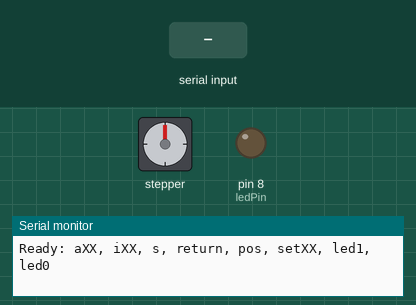
Bench run of a sketch on a simulated Arduino Uno, built with avr-gcc and run on an emulated ATmega328P. Shown: stepper motor, output pins drawn as LEDs (lit = HIGH), the last lines printed to the serial monitor. Wiring (inferred from the names in the program): stepper motor (200 steps per turn assumed): coils pin 10, pin 11, pin 12, pin 13. Inputs (shaded band) come from the test bench. Pins used as bus, display or sensor lines are not drawn.

Above: at 1.2 s.
1.3 s: "a90\n" received over Serial
At 1.75 s:
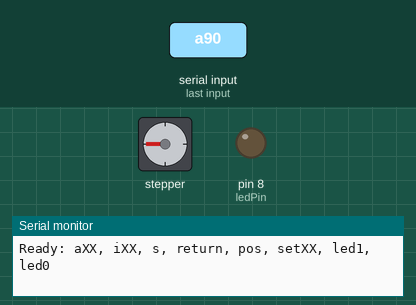
4.3 s: "led1\n" received over Serial
At 7.1 s:
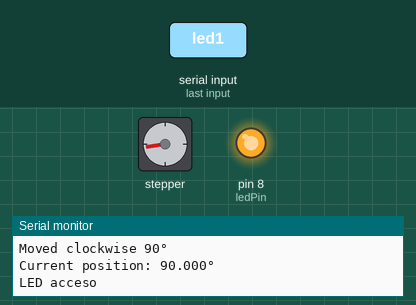
7.3 s: "return\n" received over Serial
At 7.75 s:
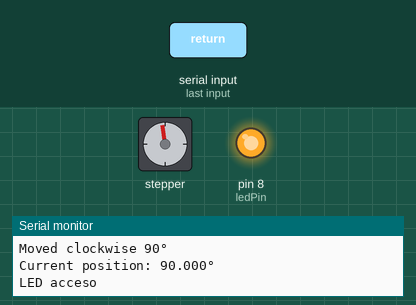
10.3 s: "i90\n" received over Serial
16.3 s: "led0\n" received over Serial
At 18.9 s:
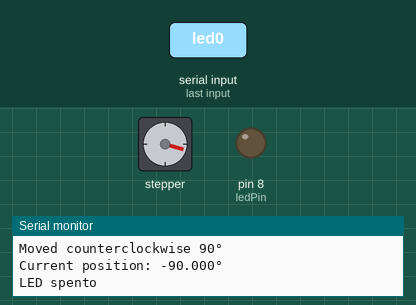
19.3 s: "return\n" received over Serial
At 20.36 s:
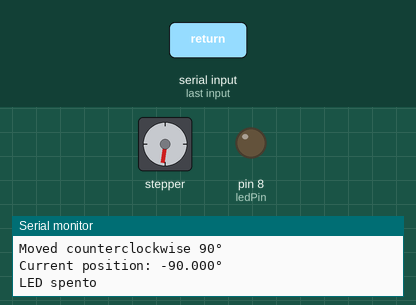
Timing chart, 0 to 23.3 s (numbered marks = the images above; inputs shaded):
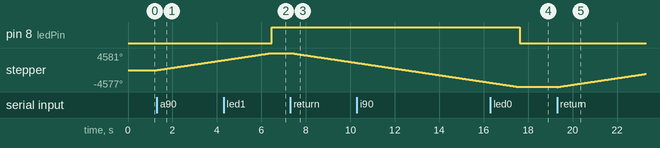

Measured:
- after the input at 1.3 s, stepper: keeps turning clockwise at about 890°/s, starting at once
- after the input at 4.3 s, pin 8 (ledPin): LOW → HIGH after 2.2 s
- after the input at 16.3 s, pin 8 (ledPin): HIGH → LOW after 1.3 s

The sketch:

rotatore_l298n.ino
```cpp
// Code maintained and documented by Lucrezia Borriello for FCC test beam (2025)

/*
STEPPER MOTOR + LED – AVAILABLE COMMANDS
Recommended operating voltage: 6.4 V
Max supply current: 3.20 A
---------------------------------
Stepper commands:
  aXX     → Rotate clockwise by XX degrees.
  iXX     → Rotate counterclockwise by XX degrees.
  s       → Reset position to 0°.
  return  → Move back to 0° reference.
  pos     → Print current position in degrees.
  setXX   → Force current position to XX degrees.

LED commands:
  led1    → Turn ON LED on pin D8
  led0    → Turn OFF LED on pin D8
---------------------------------
Full setup and usage guide:
https://docs.google.com/document/d/1yLf09a52iqJWmRaEvBR44DiIFsmvp0T2C7AQl0-1fHc/edit?usp=sharing
*/

int Pin0 = 10;
int Pin1 = 12;
int Pin2 = 11;
int Pin3 = 13;
const int ledPin = 8;  // LED pin

int _step = 0;
boolean dir = false; // true = orario, false = antiorario

// Specifiche del motore con riduzione
const float motorStepDeg = 1.8;
const float gearRatio = 50.9;
float degPerStep = motorStepDeg / gearRatio; // ≈ 0.035363° per step
float positionDeg = 0;               // posizione attuale in gradi
float residualSteps = 0;             // accumula frazioni di step

void setup() {
  Serial.begin(9600);

  pinMode(Pin0, OUTPUT);
  pinMode(Pin1, OUTPUT);
  pinMode(Pin2, OUTPUT);
  pinMode(Pin3, OUTPUT);
  pinMode(ledPin, OUTPUT);
  digitalWrite(ledPin, LOW); // LED spento all’inizio

  Serial.println("Ready: aXX, iXX, s, return, pos, setXX, led1, led0");
}

void moveSteps(long steps, boolean direction) {
  dir = direction;
  for (long i = 0; i < steps; i++) {
    switch(_step){
      case 0: digitalWrite(Pin0,HIGH); digitalWrite(Pin1,HIGH); digitalWrite(Pin2,LOW); digitalWrite(Pin3,LOW); break;
      case 1: digitalWrite(Pin0,LOW); digitalWrite(Pin1,HIGH); digitalWrite(Pin2,HIGH); digitalWrite(Pin3,LOW); break;
      case 2: digitalWrite(Pin0,LOW); digitalWrite(Pin1,LOW); digitalWrite(Pin2,HIGH); digitalWrite(Pin3,HIGH); break;
      case 3: digitalWrite(Pin0,HIGH); digitalWrite(Pin1,LOW); digitalWrite(Pin2,LOW); digitalWrite(Pin3,HIGH); break;
    }

    if(dir){ _step++; } else { _step--; }
    if(_step>3){ _step=0; }
    if(_step<0){ _step=3; }

    delay(2); // velocità del motore
  }

  // spegne il motore
  digitalWrite(Pin0, LOW);
  digitalWrite(Pin1, LOW);
  digitalWrite(Pin2, LOW);
  digitalWrite(Pin3, LOW);
}

void moveAngle(float angle) {
  float stepsFloat = angle / degPerStep + residualSteps;
  long steps = round(stepsFloat);
  residualSteps = stepsFloat - steps;

  moveSteps(abs(steps), steps > 0 ? true : false);
  positionDeg += angle;
}

void printPosition() {
  Serial.print("Current position: ");
  Serial.print(positionDeg, 3); // stampa con 3 decimali
  Serial.println("°");
}

void loop() {
  if (Serial.available() > 0) {
    String cmd = Serial.readStringUntil('\n');
    cmd.trim();
    if(cmd.length() == 0) return;

    if(cmd.startsWith("a")){
      int angle = cmd.substring(1).toInt();
      moveAngle(angle);
      Serial.print("Moved clockwise "); Serial.print(angle); Serial.println("°");
      printPosition();
    }
    else if(cmd.startsWith("i")){
      int angle = cmd.substring(1).toInt();
      moveAngle(-angle);
      Serial.print("Moved counterclockwise "); Serial.print(angle); Serial.println("°");
      printPosition();
    }
    else if(cmd=="s"){
      _step = 0;
      positionDeg = 0;
      residualSteps = 0;
      Serial.println("Stepper reset to 0°");
      printPosition();
    }
    else if(cmd=="return"){
      float delta = -positionDeg;
      moveAngle(delta);
      Serial.println("Returned to 0°");
      printPosition();
    }
    else if(cmd=="pos"){
      printPosition();
    }
    else if(cmd.startsWith("set")){
      int newPos = cmd.substring(3).toInt();
      positionDeg = newPos;  // forzo posizione attuale
      residualSteps = 0;     // azzero il residuo
      Serial.print("Position manually set to ");
      Serial.print(newPos);
      Serial.println("°");
      printPosition();
    }
    else if(cmd=="led1"){
      digitalWrite(ledPin, HIGH);
      Serial.println("LED acceso");
    }
    else if(cmd=="led0"){
      digitalWrite(ledPin, LOW);
      Serial.println("LED spento");
    }
    else{
      Serial.println("Command not valid");
    }
  }
}
```
